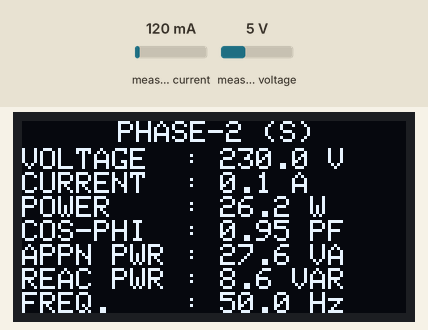
This sketch was run on a simulated ESP8266 (NodeMCU). On the bench: 128×64 one-colour display. The test bench sets the inputs (shaded band); at power-on: measured current 120 mA, measured voltage 5 V. WiFi joins after 1.5 s; servers stay silent unless stated; what the sketch prints to the serial monitor is not drawn.

Above: at 7.3 s.
At 13.6 s:
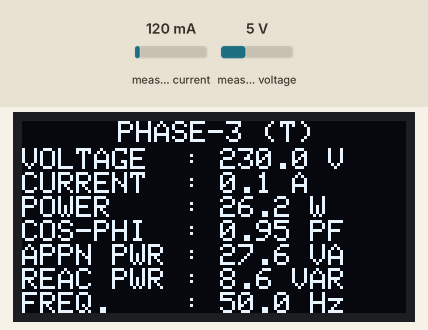
13.7 s: measured current set to 40 mA
At 17.5 s:
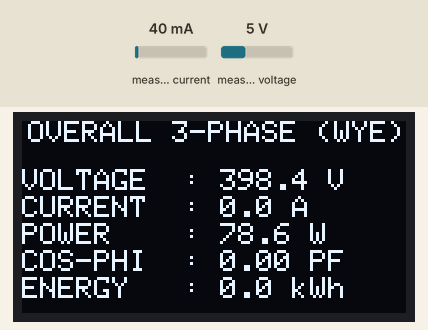
At 20.0 s:
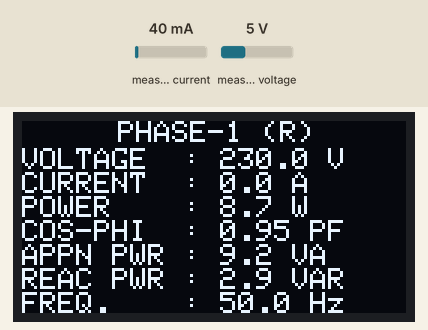
Timing chart, 0 to 21.5 s (numbered marks = the images above; inputs shaded):
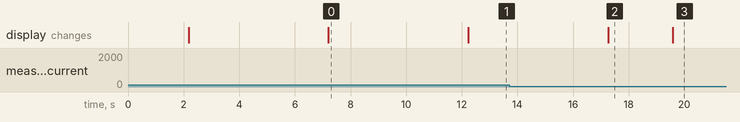

Measured:
- what the display in image 0 shows lasts 5.0 s, from 7.2 s to 12.2 s
- what the display in image 2 shows lasts 2.3 s, from 17.3 s to 19.6 s

The sketch:

3Ph_AC_Meter_3xPZEM004T_ESP8266_IoT_Blynk.ino
```cpp
/*
3-PHASE WIRELESS AC METER 3xPZEM004T via BLYNK APP.
Overall Code, Schematic and Blynk QR made by RBMK-5000.
- This code is fully tested, 100% working with NodeMCU-ESP8266 + 3xPZEM004T + I2C Oled
- Make sure you've installed all Library prior uploading the Code.
- I've provided complete Schematic and Blynk QR Template, refer pdf file elsewhere.
*/

#include <PZEM004Tv30.h>
#include <BlynkSimpleEsp8266.h>
#include <Wire.h>
#include <Adafruit_GFX.h>
#include <Adafruit_SSD1306.h>

#define DISPLAY_ADDRESS   0x3C // or 0x3D
#define DISPLAY_SCL_PIN   3   // OLED SCL to Rx Pin - Don't ask why, just follow - we've run out of pin.
#define DISPLAY_SDA_PIN   13  // OLED SDA to GPIO 13(D7)
#define DISPLAY_WIDTH     128 // OLED display width, in pixels
#define DISPLAY_HEIGHT    64  // OLED display height, in pixels
#define DISPLAY_RESET_PIN -1  // Reset pin # (or -1 if sharing with ESP8266 reset pin)
#define BLYNK_PRINT_SERIAL
Adafruit_SSD1306 display(DISPLAY_WIDTH, DISPLAY_HEIGHT, &Wire, DISPLAY_RESET_PIN);

PZEM004Tv30 pzem1(4, 5);   // GPIO4(D2) to Tx PZEM004; GPIO5(D1) to Rx PZEM004
PZEM004Tv30 pzem2(2, 0);   // GPIO2(D4) to Tx PZEM004; GPIO0(D3) to Rx PZEM004
PZEM004Tv30 pzem3(12, 14); // GPIO12(D6) to Tx PZEM004; GPIO14(D5) to Rx PZEM004

char ssid[] = "Your WiFi Name";
char pass[] = "WiFi Password";
char auth[] = "Blynk Token"; //Blynk Token

float voltage1, current1, power1, energy1, frequency1, pf1, va1, VAR1;
float voltage2, current2, power2, energy2, frequency2, pf2, va2, VAR2;
float voltage3, current3, power3, energy3, frequency3, pf3, va3, VAR3;
float voltage3ph, current3ph, power3ph, energy3ph, frequency3ph, pf3ph, va3ph, VAR3ph;

void setup() {
  Serial.begin(115200);
  SetupDisplay();
  Blynk.begin(auth, ssid, pass, "iot.serangkota.go.id", 8080); // U may use other free server, this is an example only.
}

void SetupDisplay() {
  Wire.begin(DISPLAY_SDA_PIN, DISPLAY_SCL_PIN);
  display.begin(SSD1306_SWITCHCAPVCC, DISPLAY_ADDRESS);

  display.clearDisplay();
  display.setCursor(12, 0);
  display.setTextSize(2);
  display.setTextColor(SSD1306_WHITE);
  display.println("PZEM-004T");
  display.setCursor(15, 20);
  display.setTextSize(1);
  display.setTextColor(SSD1306_WHITE);
  display.println("3-PHASE AC METER");
  display.setCursor(12, 46);
  display.setTextSize(1);
  display.setTextColor(SSD1306_WHITE);
  display.println("CONNECTING BLYNK..");
  display.display();
}

void loop() {
  voltage1 = pzem1.voltage();
  voltage1 = zeroIfNan(voltage1);
  current1 = pzem1.current();
  current1 = zeroIfNan(current1);
  power1 = pzem1.power();
  power1 = zeroIfNan(power1);
  energy1 = pzem1.energy() / 1000; //kwh
  energy1 = zeroIfNan(energy1);
  frequency1 = pzem1.frequency();
  frequency1 = zeroIfNan(frequency1);
  pf1 = pzem1.pf();
  pf1 = zeroIfNan(pf1);
  if (pf1 == 0) {
    va1 = 0;
  } else {
    va1 = power1 / pf1;
  }
  if (pf1 == 0) {
    VAR1 = 0;
  } else {
    VAR1 = power1 / pf1 * sqrt(1-sq(pf1));
  }

  voltage2 = pzem2.voltage();
  voltage2 = zeroIfNan(voltage2);
  current2 = pzem2.current();
  current2 = zeroIfNan(current2);
  power2 = pzem2.power();
  power2 = zeroIfNan(power2);
  energy2 = pzem2.energy() / 1000; //kwh
  energy2 = zeroIfNan(energy2);
  frequency2 = pzem2.frequency();
  frequency2 = zeroIfNan(frequency2);
  pf2 = pzem2.pf();
  pf2 = zeroIfNan(pf2);
  if (pf2 == 0) {
    va2 = 0;
  } else {
    va2 = power2 / pf2;
  }
  if (pf2 == 0) {
    VAR2 = 0;
  } else {
    VAR2 = power2 / pf2 * sqrt(1-sq(pf2));
  }

  voltage3 = pzem3.voltage();
  voltage3 = zeroIfNan(voltage3);
  current3 = pzem3.current();
  current3 = zeroIfNan(current3);
  power3 = pzem3.power();
  power3 = zeroIfNan(power3);
  energy3 = pzem3.energy() / 1000; //kwh
  energy3 = zeroIfNan(energy3);
  frequency3 = pzem3.frequency();
  frequency3 = zeroIfNan(frequency3);
  pf3 = pzem3.pf();
  pf3 = zeroIfNan(pf3);
  if (pf3 == 0) {
    va3 = 0;
  } else {
    va3 = power3 / pf3;
  }
  if (pf3 == 0) {
    VAR3 = 0;
  } else {
    VAR3 = power3 / pf3 * sqrt(1-sq(pf3));
  }

// 3-Phase Parameter Calculation and Determination (Star/WYE)

  voltage3ph = sqrt(sq(voltage1) + sq(voltage2) + sq(voltage3));

  if ((current1 > 0) && (current2 > 0) && (current3 > 0)) {
  current3ph = 1/3 * (current1+current2+current3);
  } else {
      if ((current1 == 0) && (current2 > 0) && (current3 > 0)) {
      current3ph = 1/2 * (current2+current3);
     }
      if ((current1 > 0) && (current2 == 0) && (current3 > 0)) {
      current3ph = 1/2 * (current1+current3);
     }
      if ((current1 > 0) && (current2 > 0) && (current3 == 0)) {
      current3ph = 1/2 * (current1+current2);
     }
      if ((current1 > 0) && (current2 == 0) && (current3 == 0)) {
      current3ph = current1;
     }
     if ((current1 == 0) && (current2 > 0) && (current3 == 0)) {
      current3ph = current2;
     }
     if ((current1 == 0) && (current2 == 0) && (current3 > 0)) {
      current3ph = current3;
     }
     if ((current1 == 0) && (current2 == 0) && (current3 == 0)) {
      current3ph = 0;
     }
  }

  power3ph = (power1 + power2 + power3);
  energy3ph = (energy1 + energy2 + energy3);
  va3ph = (va1 + va2 + va3);
  VAR3ph = (VAR1 + VAR2 + VAR3);

  if ((frequency1 > 0) && (frequency2 > 0) && (frequency3 > 0)) {
  frequency3ph = 1/3 * (frequency1 + frequency2 + frequency3);
  } else {
    if((frequency1 > 0) && (frequency2 > 0) && (frequency3 == 0)) {
    frequency3ph = 1/2 * (frequency1+frequency2);
    }
    if((frequency1 > 0) && (frequency2 == 0) && (frequency3 > 0)) {
    frequency3ph = 1/2 * (frequency1+frequency3);
    }
    if((frequency1 == 0) && (frequency2 > 0) && (frequency3 > 0)) {
    frequency3ph = 1/2 * (frequency2+frequency3);
    }
    if((frequency1 > 0) && (frequency2 == 0) && (frequency3 == 0)) {
    frequency3ph = frequency1;
    }
    if((frequency1 == 0) && (frequency2 > 0) && (frequency3 == 0)) {
    frequency3ph = frequency2;
    }
    if((frequency1 == 0) && (frequency2 == 0) && (frequency3 > 0)) {
    frequency3ph = frequency3;
    }
    if((frequency1 == 0) && (frequency2 == 0) && (frequency3 == 0)) {
    frequency3ph = 0;
    }
  }

  if ((pf1 > 0) && (pf2 > 0) && (pf3 > 0)) {
  pf3ph = 1/3 * (pf1+pf2+pf3);
  } else {
    if((pf1 > 0) && (pf2 > 0) && (pf3 == 0)) {
    pf3ph = 1/2 * (pf1+pf2);
    }
    if((pf1 > 0) && (pf2 == 0) && (pf3 > 0)) {
    pf3ph = 1/2 * (pf1+pf3);
    }
    if((pf1 == 0) && (pf2 > 0) && (pf3 > 0)) {
    pf3ph = 1/2 * (pf2+pf3);
    }
    if((pf1 > 0) && (pf2 == 0) && (pf3 == 0)) {
    pf3ph = pf1;
    }
    if((pf1 == 0) && (pf2 > 0) && (pf3 == 0)) {
    pf3ph = pf2;
    }
    if((pf1 == 0) && (pf2 == 0) && (pf3 > 0)) {
    pf3ph = pf3;
    }
    if((pf1 == 0) && (pf2 == 0) && (pf3 == 0)) {
    pf3ph = 0;
    }
  }

  Blynk.run();
  //------Send Reading Resut to Blynk------
  WidgetLED led10(V10); //Phase-1 (R) Led Indicator
  WidgetLED led20(V20); //Phase-2 (S) Led Indicator
  WidgetLED led30(V30); //Phase-3 (T) Led Indicator

  if (voltage1 > 100) {
    led10.on();
  } else {
    led10.off();
  }
  if (voltage2 > 100) {
    led20.on();
  } else {
    led20.off();
  }
  if (voltage3 > 100) {
    led30.on();
  } else {
    led30.off();
  }

  Blynk.virtualWrite(V1, voltage3ph);
  Blynk.virtualWrite(V2, current3ph);
  Blynk.virtualWrite(V3, power3ph);
  Blynk.virtualWrite(V4, energy3ph);
  Blynk.virtualWrite(V5, frequency3ph);
  Blynk.virtualWrite(V6, pf3ph);
  Blynk.virtualWrite(V7, va3ph);
  Blynk.virtualWrite(V8, VAR3ph);

  Blynk.virtualWrite(V11, voltage1);
  Blynk.virtualWrite(V12, current1);
  Blynk.virtualWrite(V13, power1);
  Blynk.virtualWrite(V14, energy1);
  Blynk.virtualWrite(V15, frequency1);
  Blynk.virtualWrite(V16, pf1);
  Blynk.virtualWrite(V17, va1);
  Blynk.virtualWrite(V18, VAR1);

  Blynk.virtualWrite(V21, voltage2);
  Blynk.virtualWrite(V22, current2);
  Blynk.virtualWrite(V23, power2);
  Blynk.virtualWrite(V24, energy2);
  Blynk.virtualWrite(V25, frequency2);
  Blynk.virtualWrite(V26, pf2);
  Blynk.virtualWrite(V27, va2);
  Blynk.virtualWrite(V28, VAR2);

  Blynk.virtualWrite(V31, voltage3);
  Blynk.virtualWrite(V32, current3);
  Blynk.virtualWrite(V33, power3);
  Blynk.virtualWrite(V34, energy3);
  Blynk.virtualWrite(V35, frequency3);
  Blynk.virtualWrite(V36, pf3);
  Blynk.virtualWrite(V37, va3);
  Blynk.virtualWrite(V38, VAR3);

// Print to Serial - You can delete this part (up to line324), to me this is useless as everything displayed on Oled anyway.
  Serial.println("");
  Serial.printf("3Ph Voltage        : %.2f\ V\n", voltage3ph);
  Serial.printf("3Ph Current        : %.2f\ A\n", current3ph);
  Serial.printf("3Ph Power RMS      : %.2f\ W\n", power3ph);
  Serial.printf("3Ph Frequency      : %.2f\ Hz\n", frequency3ph);
  Serial.printf("3Ph Cos Phi        : %.2f\ PF\n", pf3ph);
  Serial.printf("3Ph Energy         : %.2f\ kWh\n", energy3ph);
  Serial.printf("3Ph Apparent Power : %.2f\ VA\n", va3ph);
  Serial.printf("3Ph Reactive Power : %.2f\ VAR\n", VAR3ph);
  Serial.printf("---------- END ----------");
  Serial.println("");

  Serial.println("");
  Serial.printf("Ph1 (R) Voltage        : %.2f\ V\n", voltage1);
  Serial.printf("Ph1 (R) Current        : %.2f\ A\n", current1);
  Serial.printf("Ph1 (R) Power RMS      : %.2f\ W\n", power1);
  Serial.printf("Ph1 (R) Frequency      : %.2f\ Hz\n", frequency1);
  Serial.printf("Ph1 (R) Cos Phi        : %.2f\ PF\n", pf1);
  Serial.printf("Ph1 (R) Energy         : %.2f\ kWh\n", energy1);
  Serial.printf("Ph1 (R) Apparent Power : %.2f\ VA\n", va1);
  Serial.printf("Ph1 (R) Reactive Power : %.2f\ VAR\n", VAR1);
  Serial.printf("---------- END ----------");
  Serial.println("");

  Serial.println("");
  Serial.printf("Ph2 (S) Voltage        : %.2f\ V\n", voltage2);
  Serial.printf("Ph2 (S) Current        : %.2f\ A\n", current2);
  Serial.printf("Ph2 (S) Power RMS      : %.2f\ W\n", power2);
  Serial.printf("Ph2 (S) Frequency      : %.2f\ Hz\n", frequency2);
  Serial.printf("Ph2 (S) Cos Phi        : %.2f\ PF\n", pf2);
  Serial.printf("Ph2 (S) Energy         : %.2f\ kWh\n", energy2);
  Serial.printf("Ph2 (S) Apparent Power : %.2f\ VA\n", va2);
  Serial.printf("Ph2 (S) Reactive Power : %.2f\ VAR\n", VAR2);
  Serial.printf("---------- END ----------");
  Serial.println("");

  Serial.println("");
  Serial.printf("Ph3 (T) Voltage        : %.2f\ V\n", voltage3);
  Serial.printf("Ph3 (T) Current        : %.2f\ A\n", current3);
  Serial.printf("Ph3 (T) Power RMS      : %.2f\ W\n", power3);
  Serial.printf("Ph3 (T) Frequency      : %.2f\ Hz\n", frequency3);
  Serial.printf("Ph3 (T) Cos Phi        : %.2f\ PF\n", pf3);
  Serial.printf("Ph3 (T) Energy         : %.2f\ kWh\n", energy3);
  Serial.printf("Ph3 (T) Apparent Power : %.2f\ VA\n", va3);
  Serial.printf("Ph3 (T) Reactive Power : %.2f\ VAR\n", VAR3);
  Serial.printf("---------- END ----------");
  Serial.println("");

  display.clearDisplay();
  display.setCursor(32, 0);
  display.setTextSize(1);
  display.setTextColor(SSD1306_WHITE);
  display.println("PHASE-1 (R)");
  display.setCursor(0, 9);
  display.setTextSize(1);
  display.printf("VOLTAGE  : %.1f\ V\n", voltage1);
  display.printf("CURRENT  : %.1f\ A\n", current1);
  display.printf("POWER    : %.1f\ W\n", power1);
  display.printf("COS-PHI  : %.2f\ PF\n", pf1);
  display.printf("APPN PWR : %.1f\ VA\n", va1);
  display.printf("REAC PWR : %.1f\ VAR\n", VAR1);
  display.printf("FREQ.    : %.1f\ Hz\n", frequency1);
  //display.printf("ENR Ph1: %.1f\ kWh\n", energy1);
  display.display();
  delay(5000);

  display.clearDisplay();
  display.setCursor(32, 0);
  display.setTextSize(1);
  display.setTextColor(SSD1306_WHITE);
  display.println("PHASE-2 (S)");
  display.setCursor(0, 9);
  display.setTextSize(1);
  display.printf("VOLTAGE  : %.1f\ V\n", voltage2);
  display.printf("CURRENT  : %.1f\ A\n", current2);
  display.printf("POWER    : %.1f\ W\n", power2);
  display.printf("COS-PHI  : %.2f\ PF\n", pf2);
  display.printf("APPN PWR : %.1f\ VA\n", va2);
  display.printf("REAC PWR : %.1f\ VAR\n", VAR2);
  display.printf("FREQ.    : %.1f\ Hz\n", frequency2);
  //display.printf("ENR Ph2: %.1f\ kWh\n", energy2);
  display.display();
  delay(5000);

  display.clearDisplay();
  display.setCursor(32, 0);
  display.setTextSize(1);
  display.setTextColor(SSD1306_WHITE);
  display.println("PHASE-3 (T)");
  display.setCursor(0, 9);
  display.setTextSize(1);
  display.printf("VOLTAGE  : %.1f\ V\n", voltage3);
  display.printf("CURRENT  : %.1f\ A\n", current3);
  display.printf("POWER    : %.1f\ W\n", power3);
  display.printf("COS-PHI  : %.2f\ PF\n", pf3);
  display.printf("APPN PWR : %.1f\ VA\n", va3);
  display.printf("REAC PWR : %.1f\ VAR\n", VAR3);
  display.printf("FREQ.    : %.1f\ Hz\n", frequency3);
  //display.printf("ENR Ph3: %.1f\ kWh\n", energy3);
  display.display();
  delay(5000);

  display.clearDisplay();
  display.setCursor(2, 0);
  display.setTextSize(1);
  display.setTextColor(SSD1306_WHITE);
  display.println("OVERALL 3-PHASE (WYE)");
  display.setCursor(0, 16);
  display.setTextSize(1);
  display.printf("VOLTAGE  : %.1f\ V\n", voltage3ph);
  display.setCursor(0, 25);
  display.printf("CURRENT  : %.1f\ A\n", current3ph);
  display.setCursor(0, 34);
  display.printf("POWER    : %.1f\ W\n", power3ph);
  display.setCursor(0, 43);
  display.printf("COS-PHI  : %.2f\ PF\n", pf3ph);
  //display.printf("APPN PWR : %.1f\ VA\n", va3ph);
  //display.printf("REAC PWR : %.1f\ VAR\n", VAR3ph);
  //display.printf("FREQ.    : %.1f\ Hz\n", frequency3ph);
  display.setCursor(0, 52);
  display.printf("ENERGY   : %.1f\ kWh\n", energy3ph);
  display.display();
  delay(2000);

}

void printValue(String label, float value) {
  if (value != NAN) {
    Serial.print(label); Serial.println(value);
  } else {
    Serial.println("Error Reading");
  }
}

float zeroIfNan(float v) {
  if (isnan(v)) {
    v = 0;
  }
  return v;
}
```
